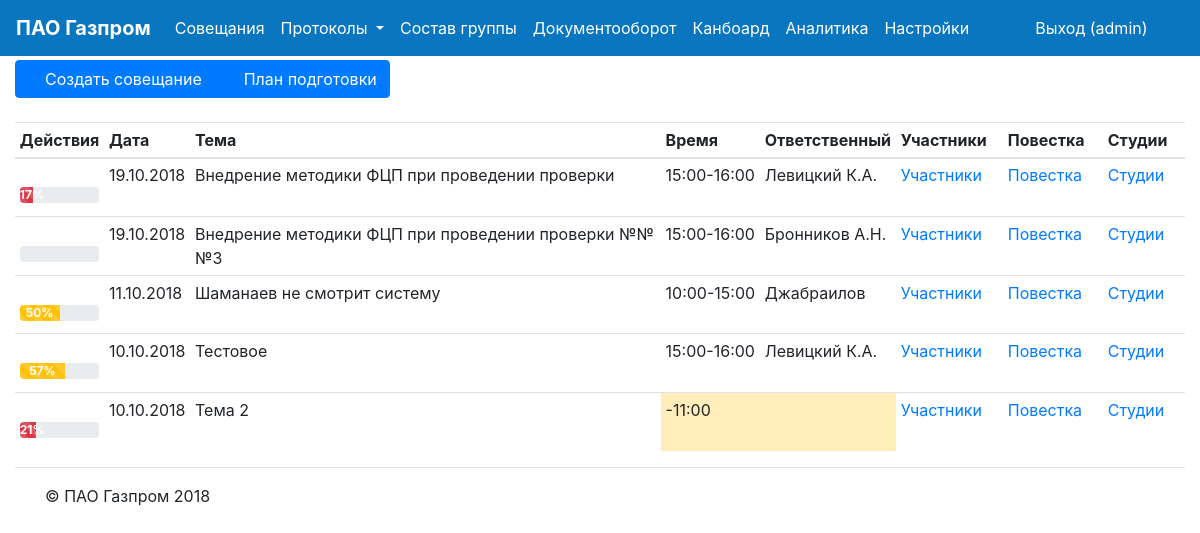
Screenshot of /meet/table/ (signed in) with the database file from the repository.
### meetings/models.py (models this page shows, shortened)
class Meeting(models.Model):
    meet_type = models.CharField(max_length=1, choices=MEETING_TYPE_CHOICES, default=mInternal)
    meet_subj = models.CharField(max_length=128, db_index=True)
    meet_date = models.DateField(null=False, default=timezone.now)
    meet_start = models.CharField(max_length=5,null=True)
    meet_end = models.CharField(max_length=5,null=True)
    meet_acc = models.CharField(max_length=64, db_index=True, blank=True)
    meet_tel = models.CharField(max_length=20, blank=True)
    meet_save = models.BooleanField(default=False)
    meet_confident = models.BooleanField(default=False)
    studios = models.ManyToManyField('Studio', through='StudioList')
    class Meta:
        verbose_name = 'Совещание'
        verbose_name_plural = 'Совещания'

### meetings/views.py (the view)
# urls.py: path('table/', views.meet_table, name='table'),
@mb_login(url='login')
def meet_table(request):
    args={}
    args['employees'] = Employee.objects.all().order_by('f','i','o','dol')
    args['meetings'] = Meeting.objects.all().\
        annotate(members_cnt=Count('member'),items_cnt=Count('item'),studios_cnt=Count('studiolist')). \
        annotate(complete=F('check__complete'),
                 total=F('check__total'),
                 progress=(F('check__complete') * 100 / F('check__total') )). \
        order_by('-meet_date','-meet_start')
    args['deps'] = Dep.objects.all().annotate(studios_cnt=Count('studio')).order_by('name')
    return render(request,'mt_table.html', args)

### mb_auth/views.py (called while the page is built)
def mb_login(function=None, redirect_field_name=REDIRECT_FIELD_NAME, url=None):
    actual_decorator = user_passes_test(
        lambda u: (u.is_authenticated if settings.MB_AUTH else True),
        login_url=reverse_lazy(url),
        redirect_field_name=redirect_field_name
    )
    if function:
        return actual_decorator(function)
    return actual_decorator

def mb_processor(request):
    args={}
    args['mb_auth']=settings.MB_AUTH
    return args

### meetings/models.py (called while the page is built)
    def __str__(self):
        return self.name

### meetings/templates/mt_table.html (shortened to what this page needs)
{% extends "mb_main.html" %}
{% load staticfiles %}
{% load i18n %}
{% block content %}
    <div class="row">
    <div class="col-sm-12">
        <div class="btn-group" role="group" aria-label="meetings menu">
              <a type="button" class="btn btn-primary" href="{% url 'meetings:add' %}"><i class="fa fa-plus"></i> Создать совещание </a>
              <a type="button" class="btn btn-primary" href="{% url 'meetings:plandoc' %}"><i class="fa fa-list"></i> План подготовки </a>
        </div>
    </div>
    </div>
    <br>
    <table class="table table-sm table-hover display w-100" width="100%" id="meetTable">
      <thead>
        <tr>
          <th scope="col">Действия</th>
          <th scope="col">Дата</th>
          <th scope="col">Тема</th>
          <th scope="col">Время</th>
          <th scope="col">Ответственный</th>
          <th scope="col">Участники</th>
          <th scope="col">Повестка</th>
          <th scope="col">Студии</th>
        </tr>
      </thead>
      <tbody>
      {% for m in meetings %}
        <tr>
          <th scope="row">
              <a href="#" data-toggle="tooltip" data-placement="top" title="Удалить совещание" onClick="$('#meetingDeleteButton').attr('href','{% url 'meetings:delete' m.id %}');$('#meetingDeleteModal').find('div.modal-body').find('span').text('{{ m.meet_subj }}');$('#meetingDeleteModal').modal('show');"><i class="fa fa-trash"></i></a>
              <a href="{% url 'meetings:update' m.id %}" data-toggle="tooltip" data-placement="top" title="Изменить данные"><i class="fa fa-edit"></i></a>
              <a href="{% url 'meetings:copy' m.id %}" data-toggle="tooltip" data-placement="top" title="Скопировать"><i class="fa fa-copy"></i></a>
              <a href="{% url 'meetings:checksupd' m.id %}" data-toggle="tooltip" data-placement="top" title="Контроль">
              <div class="progress">
                  <div class="progress-bar progress-bar-striped {% if m.progress < 50 %}bg-danger{% elif m.progress < 80 %}bg-warning{% elif m.progress < 100 %}bg-info{% else %}bg-success{% endif %}" role="progressbar" style="width: {{ m.progress }}%" aria-valuenow="{{ m.complete }}" aria-valuemin="0" aria-valuemax="{{ m.total }}">{% if m.complete %}{{ m.progress }}%{% endif %}</div>
              </div>
              </a>
          </th>
          <td>{{ m.meet_date | date:"d.m.Y" }}</td>
          <td {% if m.meet_subj == '' %}class="table-warning"{% endif %}>{{ m.meet_subj }}</td>
          <td {% if m.meet_start == '' %}class="table-warning"{% endif %}>{{ m.meet_start }}-{{ m.meet_end }}</td>
          <td {% if m.meet_acc == '' %}class="table-warning"{% endif %}><span class='arrow' data-toggle="tooltip" data-placement="top" title="{{ m.meet_tel }}">{{ m.meet_acc }}</span></td>
          <td {% if m.members_cnt == 0 %}class="table-warning"{% endif %}>
               <a href="#" data-toggle="modal" data-target=".members-modal-lg" data-meet="{{ m.id }}" data-subj="{{ m.meet_subj }}" data-dt="{{ m.meet_date }}">Участники</a>
               <a href="{% url 'meetings:membersdoc' m.id %}" target='_blank' data-toggle="tooltip" data-placement="top" title="Формировать список участников" onClick=""><i class="fa fa-users"></i></a>
          </td>
          <td {% if m.items_cnt == 0 %}class="table-warning"{% endif %}>
              <a href="#" data-toggle="modal" data-target=".items-modal-lg" data-meet="{{ m.id }}" data-subj="{{ m.meet_subj }}" data-dt="{{ m.meet_date }}">Повестка</a>
              <a href="{% url 'meetings:itemsdoc' m.id %}" target='_blank' data-toggle="tooltip" data-placement="top" title="Формировать повестку" onClick=""><i class="fa fa-list"></i></a>
          </td>
          <td {% if m.studios_cnt == 0 %}class="table-warning"{% endif %}>
              <a href="#" data-toggle="modal" data-target=".studios-modal-lg" data-meet="{{ m.id }}" data-subj="{{ m.meet_subj }}" data-dt="{{ m.meet_date }}">Студии</a>
              <a href="{% url 'meetings:studiosdoc' m.id %}" target='_blank' data-toggle="tooltip" data-placement="top" title="Формировать заявку" onClick=""><i class="fa fa-file"></i></a>
          </td>
        </tr>
      {% endfor %}
      </tbody>
    </table>
{% endblock %}

### templates/mb_main.html (shortened to what this page needs)
{% load staticfiles %}
{% load cache %}
<!DOCTYPE html>
<html>
<head>
    <link rel="stylesheet" type="text/css" href="{% static "css/bootstrap.min.css" %}">
    <link rel="stylesheet" type="text/css" href="{% static "css/bootstrap-datepicker.min.css" %}">
    <link rel="stylesheet" type="text/css" href="{% static "css/bootstrap-timepicker.min.css" %}">
    <link rel="stylesheet" type="text/css"  href="{% static "css/jquery.dataTables.min.css" %}">
    <link rel="stylesheet" href="{% static "fonts/css/all.css" %}">
    <link rel="stylesheet" type="text/css"  href="{% static "appendGrid/jquery-ui.structure.min.css" %}">
    <link rel="stylesheet" type="text/css"  href="{% static "appendGrid/jquery-ui.theme.min.css" %}">
    <link rel="stylesheet" type="text/css"  href="{% static "appendGrid/jquery.appendGrid-1.7.1.min.css" %}">
</head>
<body style="padding-top:60px;">
    <div class="container-fluid">
    <div class="row">
    <div class="col-sm-12">
    <nav class="navbar navbar-expand-md navbar-dark fixed-top" style="background-color: #0a76bf;">
      <a class="navbar-brand" href="{% url 'home' %}"><b>ПАО Газпром</b></a>
      <div class="collapse navbar-collapse" id="navbarLeft">
        <ul class="navbar-nav mr-auto">
          <li class="nav-item active">
            <a class="nav-link" href="{% url 'meetings:table' %}">Совещания <span class="sr-only">(current)</span></a>
          </li>
          <li class="nav-item dropdown active">
            <a class="nav-link dropdown-toggle" data-toggle="dropdown" href="#" role="button" aria-haspopup="true" aria-expanded="false">Протоколы <span class="sr-only">(current)</span></a>
          </li>
          {% include "extmenu.html" %}
        </ul>
        <ul class="navbar-nav mr-left">
          {% if mb_auth %}
              <li class="nav-item active">
            {% if user.is_authenticated %}
                <a class="nav-link" href="{% url "logout" %}">Выход ({{ user.username }})</a>
            {% else %}
                <a class="nav-link" href="{% url "login" %}"><i class="fa fa-torsos"></i>Вход</a>
            {% endif %}
              </li>
          {% endif %}
          {% if user.is_superuser or user.is_staff %}
              <li class="nav-item active">
                <a class="nav-link" href="{% url 'admin:index' %}"><i class="fa fa-cogs"></i></a>
              </li>
          {% endif %}
         </ul>
      </div>
    </nav>
    {% block content %}{% endblock %}
    <hr class="my-3">
    <footer class="container">
      <p>&copy; ПАО Газпром 2018</p>
    </footer>
    </div>
</body>
</html>

### rows the page displays
Meeting: progress "17", meet_date "19.10.2018", meet_subj "Внедрение методики ФЦП при проведении проверки", meet_start "15:00", meet_end "16:00", meet_acc "Левицкий К.А."
Meeting: meet_date "19.10.2018", meet_subj "Внедрение методики ФЦП при проведении проверки №№№3", meet_start "15:00", meet_end "16:00", meet_acc "Бронников А.Н."
Meeting: progress "50", meet_date "11.10.2018", meet_subj "Шаманаев не смотрит систему", meet_start "10:00", meet_end "15:00", meet_acc "Джабраилов"
Meeting: progress "57", meet_date "10.10.2018", meet_subj "Тестовое", meet_start "15:00", meet_end "16:00", meet_acc "Левицкий К.А."
Meeting: progress "21", meet_date "10.10.2018", meet_subj "Тема 2", meet_end "11:00"

### other values shown
{{ user.username }} "admin"
